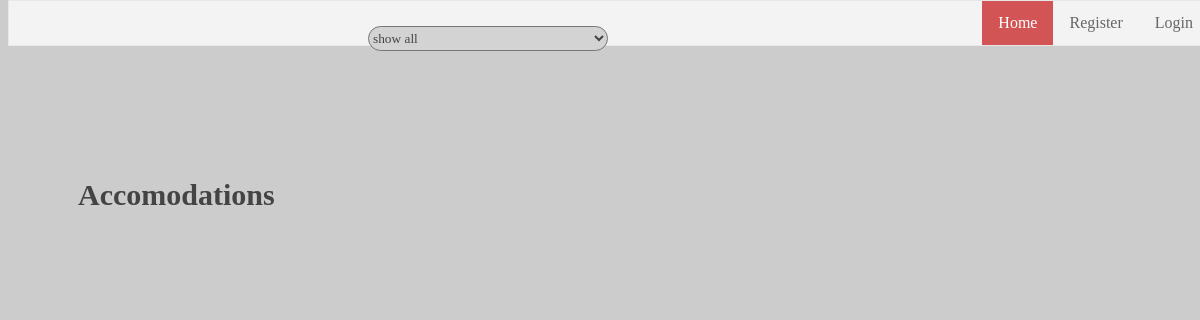
Page /home.php?location=Kos on the earlier database version.
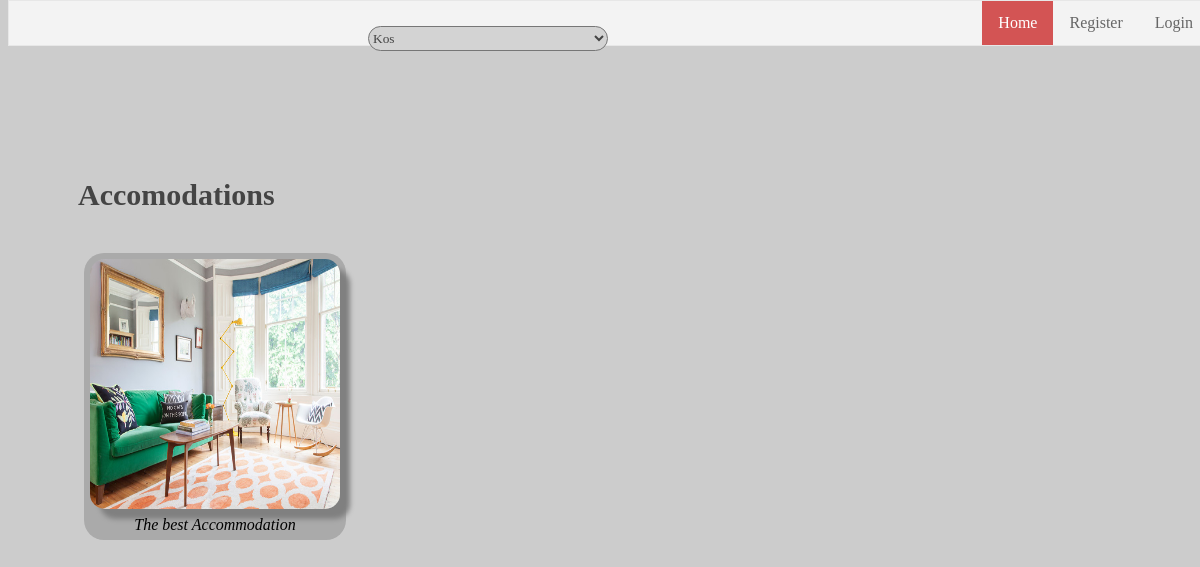
Same page on the later database version.
### tables this page shows
CREATE TABLE `accommodations` (
  `accom_id` int(11) NOT NULL,
  `title` varchar(50) NOT NULL,
  `location` varchar(25) NOT NULL,
  `description` text,
  `rating` float DEFAULT '0',
  `votes` int(11) DEFAULT '0',
  `checkin` time NOT NULL,
  `checkout` time NOT NULL,
  `path_to_image` varchar(100) NOT NULL DEFAULT 'pictures\\accommodations\\not_available.jpg',
  `user_id` int(11) NOT NULL
);

### classes/Config.php (called while the page is built)
<?php
class Config{
  public static function get($path = null){
    if($path){
      $config = $GLOBALS['config'];
      $path = explode('/',$path);
      foreach($path as $bit){
        if(isset($config[$bit]))
          $config = $config[$bit];
      }
      return $config;
    }
    return false;
  }
}
?>

### classes/Database.php (called while the page is built, shortened)
<?php
class Database {
  private static $_instance = null;
  private $_dbc,
          $_query,
          $_error=false,
          $_results,
          $_count=0;
  private function __construct() {
    $this->_dbc  = new mysqli(Config::get('mysql/host'),
                        Config::get('mysql/username'),
                        Config::get('mysql/password'),
                        Config::get('mysql/db'));
  }
  public static function getInstance() {
    if(!isset(self::$_instance)){
      self::$_instance = new Database();
    }
    return self::$_instance;
  }
  public function query($sql,$type='',$params = array()) {
    $this->_error = false;
    if($this->_query = $this->_dbc->prepare($sql)) {
      if(count($params)){
        call_user_func_array(array($this->_query, "bind_param"),array_merge(array($type), $params));
      }
      if($this->_query->execute()) {
          $this->_results = $this->_query->get_result() ?? NULL;
          $this->_count  = $this->_results->num_rows ?? NULL;
      }else{
        $this->_error = true;
      }
    }
  }
  public function getResultArray() {
    if($this->_count>0)
      return $this->_results->fetch_all(MYSQLI_ASSOC);
  }
  public function error() {
    return $this->_error;
  }
}
?>

### classes/Accommodation.php (called while the page is built, shortened)
<?php
class Accommodation {
  private $_db;
  public function __construct() {
    $this->_db = Database::getInstance();
  }
  function getExistingLocations(){
    $this->_db->query("SELECT location FROM accommodations group by location");
    if($this->_db->error()) {
      echo $this->_db->getErrorDescr();
    }else{
      return $this->_db->getResultArray();
    }
  }
  function getAccomByLocation($location) {
    $this->_db->query('select * from accommodations where location = ?','s',array(&$location));
    if($this->_db->error()) {
      echo $this->_db->getErrorDescr();
    }else{
      return $this->_db->getResultArray();
    }
  }
}
?>

### functions/sanitize.php (called while the page is built)
<?php
function escape($string){
    return htmlentities($string,ENT_QUOTES,'UTF-8');
}
?>

### home.php (the view, shortened to what this page needs)
<?php
$accom = new Accommodation();
if (isset($_GET['location'])){
	$loc = escape($_GET['location']);
	if($loc !='show all'){
		$data = $accom->getAccomByLocation($loc);
	}else{
		header('location:home.php');
	}
}else{
	$data = $accom->getAccommodations();
}
$locations = $accom->getExistingLocations();
$search = '<form method="GET"><select id="location_select"><option value="all">show all</option>';
foreach($locations as $index => $location){
	if(isset($loc) && $loc == $location['location']){
		$selected = 'selected';
	}else {$selected='';}
 	$search.= <<< EOR
	<option value="{$location['location']}" {$selected}>{$location['location']}</option>
EOR;
}
$search .='</select></form>';
?>
<!DOCTYPE html>
<html lang="el">
<head>
	<link href="css/navigation.css" rel="stylesheet" type="text/css">
	<link href="css/home.css" rel="stylesheet" type="text/css">
</head>
<body>
	<?php
	echo  $search;
	include('navigation.php');
	?>
	<div class="main_div">
		<div class="content">
			<h2>Accomodations</h2>
			<?php
				echo '<table><tr>';
				if(isset($data)){
					foreach($data as $index=> $accomodation){
						$str = <<<EOF
						<td>
							<div>
								<table id='accom'>
									<tr>
										<td><a href='accommodation.php?id={$accomodation['accom_id']}'><img class='home_acc' src="{$accomodation['path_to_image']}" alt="Avatar"></a></td>
									</tr>
									<tr>
										<td><i>{$accomodation['title']}</i></td>
									</tr>
								</table>
							</div>
						</td>
EOF;
						echo $str;
					}
					echo '</tr></table>';
			}
			?>
		</div>
	</div>
</body>

### navigation.php
<?php
$active = array('profile'=>'','register_accom'=>'','home'=>'','login'=>'','register_user'=>'');
$tmp = explode('/',$_SERVER['PHP_SELF']);
$filename = substr($tmp[count($tmp)-1],0,-4);
$str = "class='active'";
if($filename=='accommodations'){
	$active['home']=  $str;
}elseif($filename=='profile_accom' || $filename=='history' || $filename=='bookings'){
	$active['profile'] = $str;
}else{
	$active[$filename] = $str;
}
echo '<div class="nav" id="navbar"><ul>';
if(isset($_SESSION['user'])) {
	echo '<li><a href="logout.php">Logout</a></li>';
	echo '<li><a '.$active['profile'].' href="profile.php#profile_info">Profile '.$_SESSION['user'].' <img src="'.$_SESSION['path_to_avatar'].'" width="20" height="20"></a></li>';
	echo '<li><a '.$active['register_accom'].' href="register_accom.php">Add accomodation</a></li>';
}else{
	echo "<li><a ".$active['login']."  id='login' href='login.php'>Login</a></li>";
  echo "<li><a ".$active['register_user']."  id='register_user' href='register_user.php'>Register</a></li>";
}
echo '<li><a '.$active['home'].' id="home" href="home.php">Home</a></li>';
echo "</ul></div><br/></br>";
?>

### css/navigation.css (style rules this page uses)
#navbar ul { list-style-type: none; margin: 0; padding: 0; position: fixed; top: 0; width: 100%; border: 1px solid #e7e7e7; background-color: #f3f3f3; display: block; }
#navbar li { display:inline; float:right; text-align: center; }
.nav li a { display: block; padding: 13px 16px; text-decoration: none; color:#666; }
.nav li a.active { background-color: #d35454; color: white; }

### css/home.css (style rules this page uses)
body { //background-image: url("../pictures/sample_room1.jpg"); background-repeat: no-repeat; background-color: #cccccc; background-attachment: fixed; background-position: center; background-size: contain; height: 100% }
#location_select { position: fixed; margin-left: 30%; z-index:1; color:#222; background: lightGray; width: 240px; height:25px; border-radius: 20px; font-family:Georgia, "Times New Roman", Times, serif; color:#444; }
.main_div { height:1500px; font-family:Georgia, "Times New Roman", Times, serif; color:#444; font-size:20px; }
.main_div table { border-spacing:5px; }
#accom { background-color:#aaa; border-radius:20px; }
.content { height:500px; margin:70px; margin-top:100px; }
.home_acc { border-radius: 15px; box-shadow:10px 10px 5px grey; display: block; max-width:250px; max-height:250px; min-width:250px; min-height:250px; width: auto; height: auto; }
td { width:250px; text-align: center; }

Differences in the rows shown:
added accommodations: path_to_image (picture), title "The best Accommodation"
Other differences:
form field value: "show all" → "Kos"
